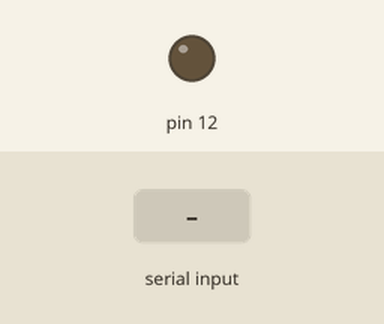
Simulated run of this sketch. Board: Arduino Uno, built with avr-gcc and run on an emulated ATmega328P. Parts: output pins drawn as LEDs (lit = HIGH). Dashed ring = blinking. The inputs (shaded band) are chosen by the test bench.

Above: at 1.2 s.
1.3 s: "90,45\n" received over Serial
At 1.45 s:
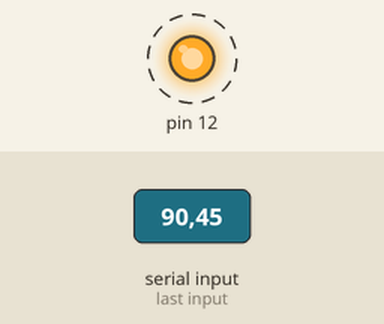
Timing chart, 0 to 10.3 s (numbered marks = the images above; inputs shaded):
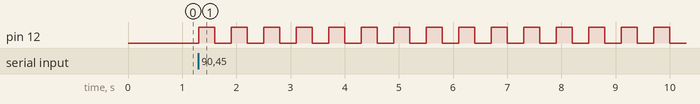

The sketch:

lab4-5.ino
```cpp
// C++ code
//
void setup()
{
  Serial.begin(9600);
  pinMode(12, OUTPUT);
}

void loop()
{
  int number = Serial.parseInt();
  int i;
  for(i=0; i<number; i++)
  {
    digitalWrite(12, HIGH);
    delay(300);
    digitalWrite(12, LOW);
    delay(300);
  }
}
```

Measured:
- after the input at 1.3 s, pin 12: alternates HIGH for 0.30 s and LOW for 0.30 s, starting at once
